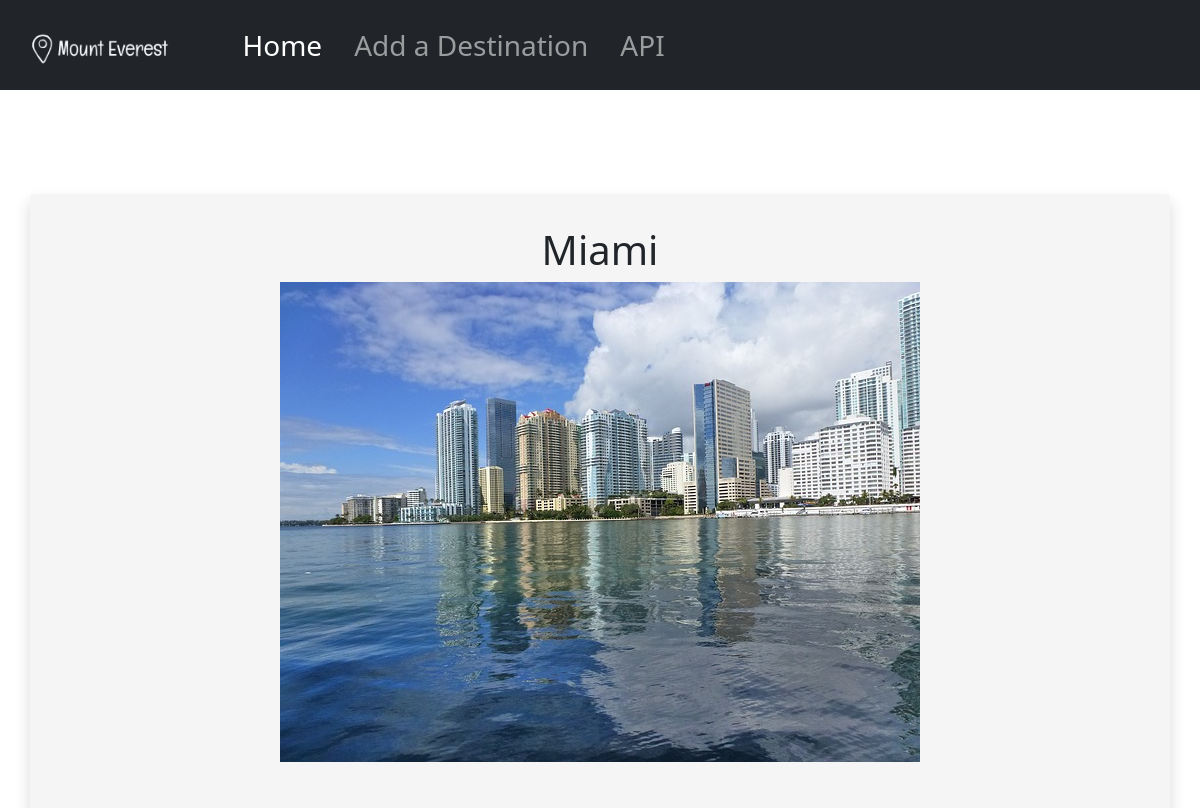
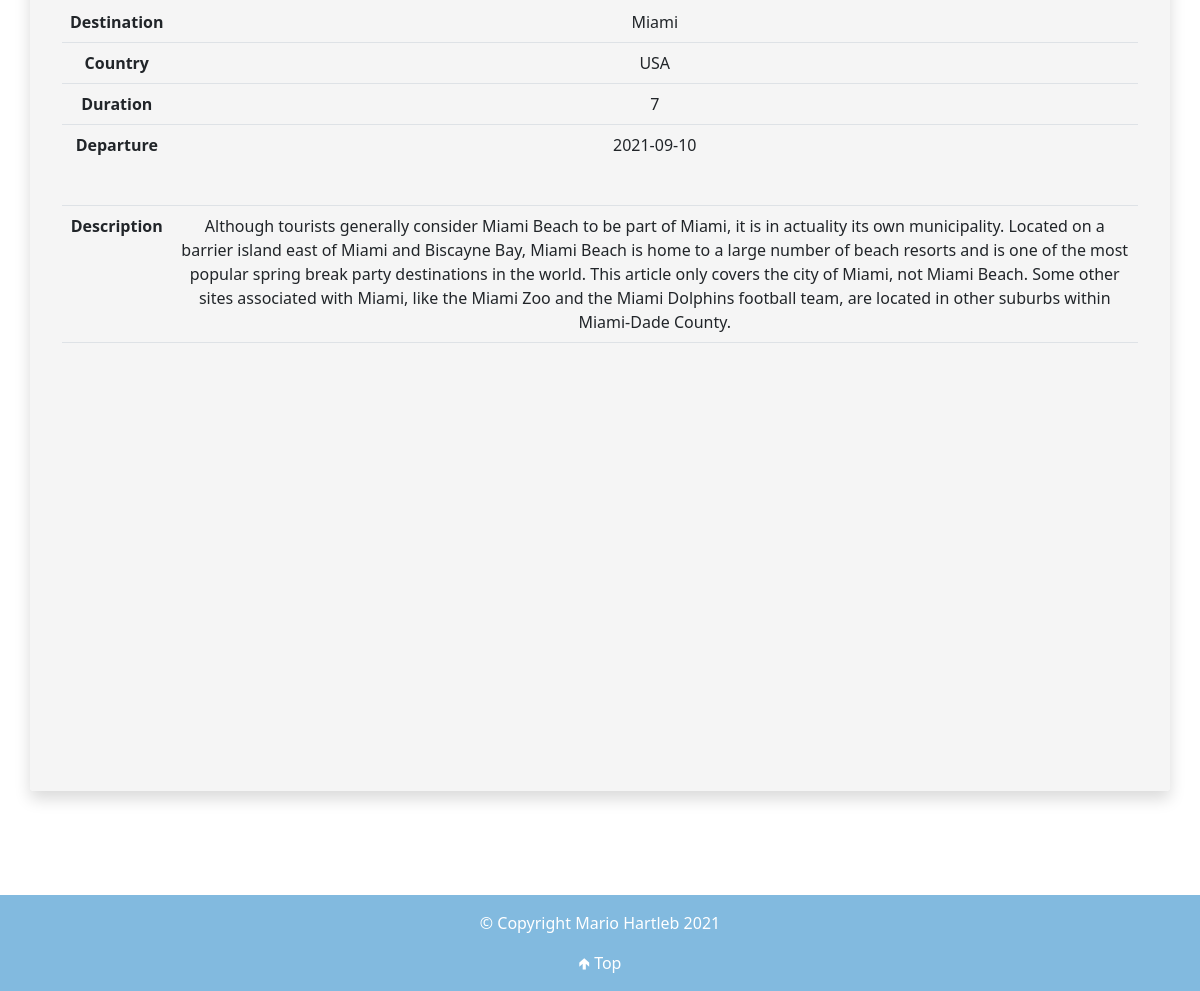
Screenshot of /details.php?id=4 with the database file from the repository (2 pictures, top to bottom).
### tables this page shows
CREATE TABLE `destinations` (
  `locId` int(11) NOT NULL,
  `locName` varchar(55) NOT NULL,
  `locCountry` varchar(55) NOT NULL,
  `locPrice` decimal(11,2) NOT NULL,
  `duration` int(3) NOT NULL,
  `departure` date NOT NULL,
  `description` text DEFAULT NULL,
  `latitude` decimal(11,8) NOT NULL,
  `longitude` decimal(11,8) NOT NULL,
  `image` varchar(255) DEFAULT NULL
);

### details.php (the view, shortened to what this page needs)
<?php
require_once 'actions/db_connect.php';
if ($_GET['id']) {
    $id = $_GET['id'];
    $sql = "SELECT * FROM destinations WHERE locId = {$id}";
    $result = $connect->query($sql);
    if ($result->num_rows == 1) {
        $data = $result->fetch_assoc();
        $destination = $data['locName'];
        $country = $data['locCountry'];
        $duration = $data['duration'];
        $departure = $data['departure'];
        $description = $data['description'];
        $image = $data['image'];
        $table = "
        <tr>
            <th>Destination</th>
            <td>" .$destination."</td>
        </tr>
        <tr>
            <th>Country</th>
            <td>" .$country."</td>
        </tr>
        <tr>
            <th>Duration</th>
            <td>" .$duration."</td>
        </tr>
        <tr>
            <th>Departure</th>
            <td class='pb-5'>" .$departure."</td>
        </tr>
        <tr>
            <th>Description</th>
            <td>" .$description."</td>
        </tr>";
    } else {
        header("location: error.php");
    }
} else {
    header("location: error.php");
}
?>
<!DOCTYPE html>
<html>
    <head>
        <?php require_once 'components/boot.php'?>
        <link rel="stylesheet" href="css/styles.css">
    </head>
    <body>
<?php include_once "components/nav.php";?>
        <fieldset class="shadow rounded">
            <legend class='h1 text-center'><?php echo $destination ?> </legend>
            <form action="details.php"  method="post" enctype="multipart/form-data">
                <div>
                 <?php echo "<img class='mb-5 img-fluid mx-auto d-block' src='pictures/" .$image."'";?></div>
                <table class="table">
                <?php echo $table;?>
                </table>
            </form>
            <div id="map"></div>
        </fieldset>
        <?php include_once "components/footer.php";?>
    </body>
</html>

### css/styles.css (style rules this page uses)
* { box-sizing: border-box; margin: 0; padding: 0; }
body { background: url("https://ibb.co/SPWVD85"); background-size: cover; min-height: 100vh; }
fieldset { background: whitesmoke; padding: 2rem; }
td { text-align: center; vertical-align: middle; }
tr { text-align: center; }

### details.php (style rules this page uses)
#map { height: 50vh; }
html, body { height: 100%; margin: 0; padding: 0; }
fieldset { margin: auto; margin-top: 13vh; margin-bottom: 13vh; width: 95% ; }

### rows the page displays
destinations: locName "Miami", image (picture), locCountry "USA", duration "7", departure "2021-09-10", description "Although tourists generally consider Miami Beach to be part of Miami, it is in actuality its own municipality. Located on a barrier island east of Miami and Biscayne Bay, Miami Beach is home to a large number of beach resorts and is one of the most popular spring break party destinations in the world. This article only covers the city of Miami, not Miami Beach. Some other sites associated with Miami, like the Miami Zoo and the Miami Dolphins football team, are located in other suburbs within Miami-Dade County."
